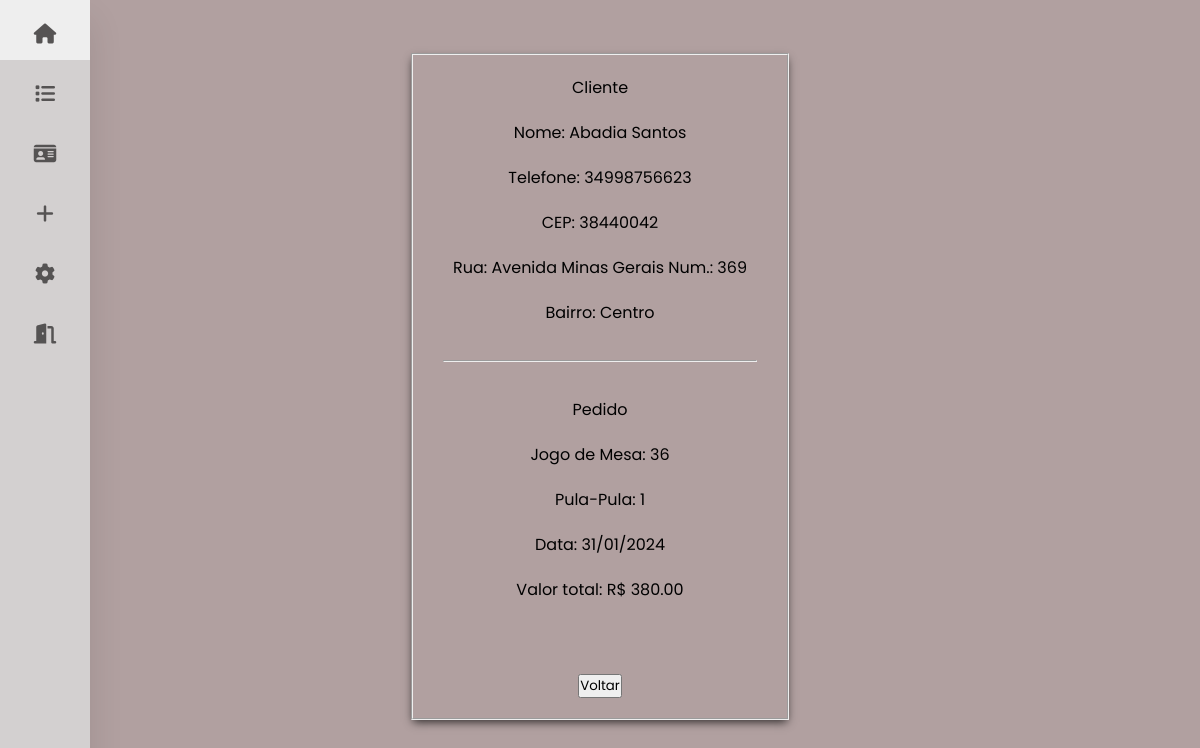
/View/viewOrder.php?id=59, run on the app's committed database.
### tables this page shows
CREATE TABLE `pedido` (
  `ID` int(11) NOT NULL,
  `JOGO` int(11) DEFAULT NULL,
  `CADEIRA` int(11) DEFAULT NULL,
  `MESA` int(11) DEFAULT NULL,
  `PULA` int(11) DEFAULT NULL,
  `DATA` datetime DEFAULT NULL,
  `CODIGO_CLIENTE` int(11) NOT NULL,
  `VALOR` decimal(10,2) NOT NULL
);

CREATE TABLE `cliente` (
  `ID` int(11) NOT NULL,
  `NOME` varchar(150) NOT NULL,
  `TELEFONE` varchar(14) NOT NULL,
  `CEP` int(11) DEFAULT NULL,
  `LOGRADOURO` varchar(200) NOT NULL,
  `BAIRRO` varchar(200) NOT NULL,
  `NUMERO` int(4) DEFAULT NULL
);

### helper/configClass.php (called while the page is built, shortened)
<?php
class configClass{
public $usuario  = "root";
public $password = "";
public $servidor = "localhost";
public $basededatos = "conversa";
public function connection(){
    $con = mysqli_connect($this->servidor, $this->usuario, $this->password, $this->basededatos) or die("Falha ao conectar no servidor");
    return $con;
}
}

### Model/MdNewOrder.php (called while the page is built, shortened)
<?php
require_once('C:\xampp\htdocs\mesas araujo\app\helper\configClass.php');
class MdNewOrder{
    public function completeOrder($id){
        $config = new configClass();
        $query = "SELECT ped.JOGO,
        ped.CADEIRA,
        ped.MESA,
        ped.PULA,
        DATE_FORMAT(DATA, '%d/%m/%Y') as 'DATA',
        ped.VALOR,
        usu.NOME,
        usu.TELEFONE,
        USU.CEP,
        USU.LOGRADOURO,
        USU.BAIRRO,
        USU.NUMERO FROM PEDIDO ped
        LEFT JOIN CLIENTE usu ON(usu.ID = ped.CODIGO_CLIENTE)
        WHERE PED.ID = $id";
        $result = mysqli_query($config->connection(), $query);
        return $result;
    }
}

### View/viewOrder.php (the view, shortened to what this page needs)
<?php
    require_once('../Model/MdNewOrder.php');
    $id = $_GET['id'];
    $inst = new MdNewOrder();
    $result = $inst->completeOrder($id);
    $note = mysqli_fetch_array($result);
    $jogo = $note['JOGO'];
    $pula = $note['PULA'];
    $data = $note['DATA'];
    $valor = $note['VALOR'];
    $nome = $note['NOME'];
    $telefone = $note['TELEFONE'];
    $cep = $note['CEP'];
    $rua = $note['LOGRADOURO'];
    $bairro = $note['BAIRRO'];
    $num = $note['NUMERO'];
?>
<!DOCTYPE html>
<html lang="pt-br">
<head>
    <link rel="stylesheet" href="https://cdnjs.cloudflare.com/ajax/libs/font-awesome/6.5.1/css/all.min.css">
    <link rel="stylesheet" href="../Style/viewOrder.css">
</head>
<body>
<nav class="nvmenu">
        <ul class="ulgeral">
            <li class="icPrinc">
                <a href="../View/principal.php">
                    <i class="fas fa-home"></i>
                </a>
            </li>
            <li class="icList">
                <a href="../View/list.php">
                    <i class="fas fa-solid fa-list"></i>
                </a>
            </li>
            <li class="icPerson">
                <a href="../View/person.php">
                <i class="fas fa-solid fa-id-card"></i>
                </a>
            </li>
            <li class="icOrder">
                <a href="../View/clientList.php">
                    <i class=" fas fa-solid fa-plus"></i>
                </a>
            </li>
            <li class="icConfig">
                <a href="../View/config.php">
                    <i class="fas fa-solid fa-gear"></i>
                </a>
            </li>
            <li class="icout">
                <a href="../index.php">
                    <i class="fas fa-solid fa-door-open"></i>
                </a>
            </li>
        </ul>
    </nav>
    <main class="cabecalho">
        <center>
            <fieldset class="divEl">
                <center>
                    <label for="">Cliente</label>
                </center>
                <div class="divEl">
                    <div class="name">
                        <label for="">Nome: <?php echo $nome;?></label>
                    </div>
                    <div>
                        <label for="">Telefone:</label>
                        <label for=""> <?php echo $telefone;?></label>
                    </div>
                    <div>
                        <label for="">CEP:</label>
                        <label for=""><?php echo $cep;?></label>
                    </div>
                    <div>
                        <label for="">Rua:</label>
                        <label for=""><?php echo $rua;?></label>
                        <label for="">Num.:</label>
                        <label for=""><?php echo $num;?></label>
                    </div>
                    <div>
                        <label for="">Bairro:</label>
                        <label for=""><?php echo $bairro;?></label>
                    </div>
                    <br>
                    <hr>
                    <br>
                    <center>
                        <div>
                            <label for="">Pedido</label>
                        </div>
                    </center>
                    <?php
                        if($jogo > 0){
                            echo "<div> <label>Jogo de Mesa: $jogo</label> </div>";
                        }
                        if($pula > 0 ){
                            echo "<div> <label>Pula-Pula: $pula</label> </div>";
                        }
                        if($data > 0 ){
                            echo "<div> <label>Data: $data</label> </div>";
                        }
                        if($valor > 0 ){
                            echo "<div> <label>Valor total: R$ $valor</label> </div>";
                        }
                    ?>
                </div>
                <br>
                <br>
                <form action="" method="POST">
                <button type="submit" class="btnback" value="voltar" name="btn">Voltar</button>
                </form>
            </fieldset>
        </center>
    </main>
</body>
</html>

### Style/viewOrder.css (style rules this page uses)
* { margin: 0; padding: 0; outline: none; text-decoration: none; box-sizing: border-box; font-family: "Poppins", sans-serif; }
body { background-color: rgb(177, 160, 160); display: flex; align-items: center; justify-content: center; height: 40vh; margin: 0; }
nav { position:absolute; top: 0; bottom: 0; background: rgb(211, 208, 208); width: 90px; height: 100%; left: 0; overflow: hidden; transition: width 0.2s linear; box-shadow: 0 20px 35px rgba(0, 0, 0, 0.1); }
a { position: relative; color: rgb(85, 83, 83); font-size: 14px; display: table; width: 300px; padding: 10px; }
.fas { position: relative; width: 70px; height: 40px; top: 14px; font-size: 20px; text-align: center; }
fieldset { margin-top: 120%; padding: 20px; z-index: 1; box-shadow: 0px 4px 9px -2px rgba(0,0,0,0.75); }
div { padding: 10px; }

### data on the page
pedido: cliente.NOME "Abadia Santos", cliente.TELEFONE "34998756623", cliente.CEP "38440042", cliente.LOGRADOURO "Avenida Minas Gerais", cliente.NUMERO "369", cliente.BAIRRO "Centro", JOGO "36", PULA "1", VALOR "380.00"

### other printed values
$data "31/01/2024"
